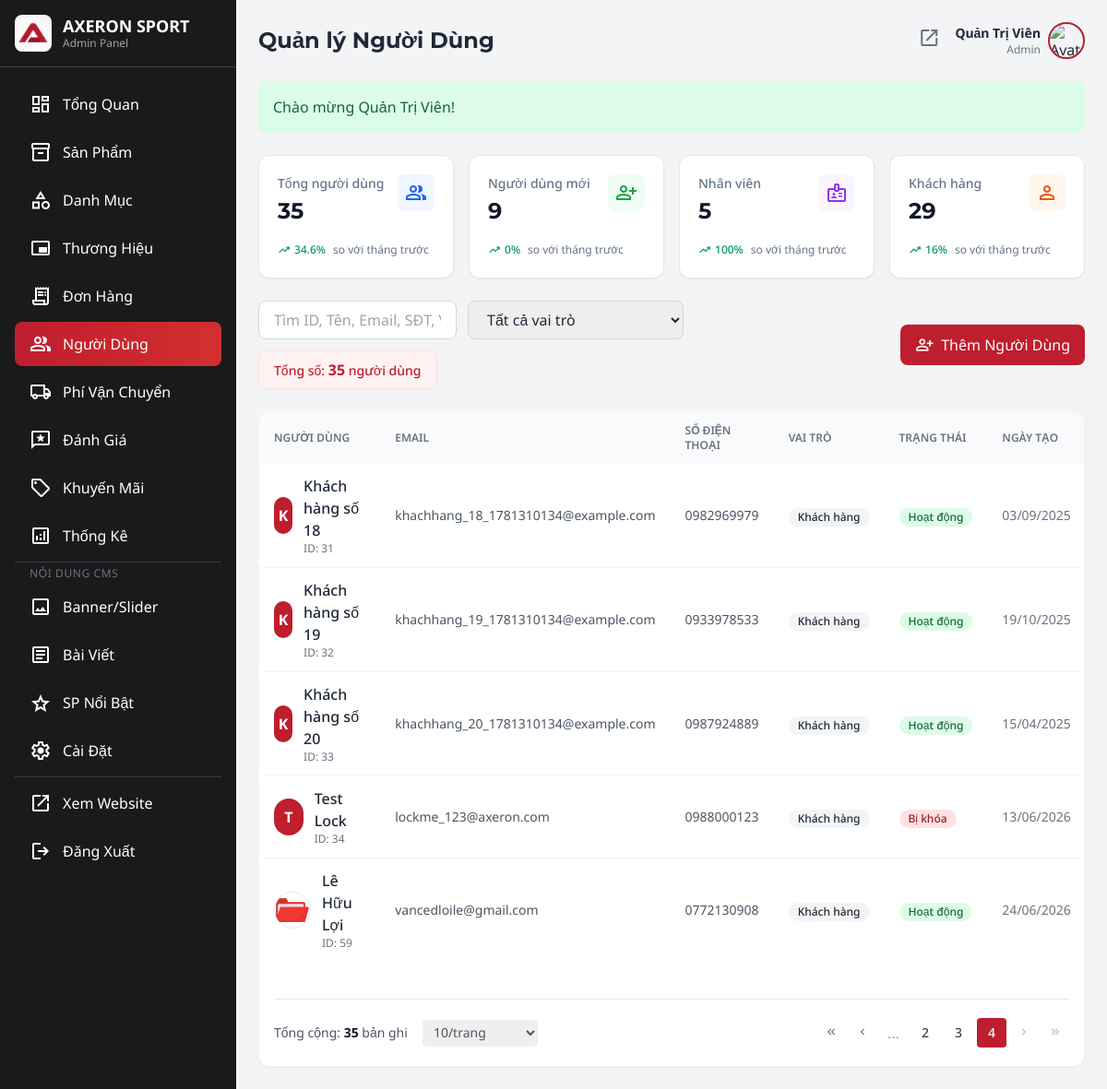
/admin/admin.php?action=users&limit=10&page=4 (signed in), run on the app's committed database.
### tables this page shows
CREATE TABLE `users` (
  `user_id` int(10) UNSIGNED NOT NULL,
  `role_id` tinyint(3) UNSIGNED NOT NULL DEFAULT 3 COMMENT '3=customer, 2=staff, 1=admin',
  `full_name` varchar(100) NOT NULL,
  `email` varchar(150) NOT NULL,
  `google_id` varchar(255) DEFAULT NULL,
  `facebook_id` varchar(255) DEFAULT NULL,
  `phone` varchar(15) DEFAULT NULL,
  `password_hash` varchar(255) DEFAULT NULL,
  `avatar_url` varchar(500) DEFAULT NULL,
  `gender` enum('male','female','other') DEFAULT NULL,
  `date_of_birth` date DEFAULT NULL,
  `is_active` tinyint(1) NOT NULL DEFAULT 1 COMMENT '1=hoat dong, 0=bi khoa',
  `is_deleted` tinyint(1) NOT NULL DEFAULT 0,
  `locked_until` datetime DEFAULT NULL COMMENT 'Khoa tam thoi sau nhieu lan dang nhap sai',
  `login_attempts` tinyint(3) UNSIGNED NOT NULL DEFAULT 0 COMMENT 'So lan dang nhap sai lien tiep',
  `remember_token` varchar(255) DEFAULT NULL COMMENT 'Token ghi nhớ đăng nhập',
  `email_verified` tinyint(1) NOT NULL DEFAULT 0,
  `created_at` datetime NOT NULL DEFAULT current_timestamp(),
  `updated_at` datetime NOT NULL DEFAULT current_timestamp() ON UPDATE current_timestamp(),
  `review_banned` tinyint(1) DEFAULT 0
);

CREATE TABLE `roles` (
  `role_id` tinyint(3) UNSIGNED NOT NULL,
  `role_name` varchar(50) NOT NULL COMMENT 'Ten vai tro: admin | staff | customer',
  `description` varchar(255) DEFAULT NULL
);

### config/database.php (called while the page is built, shortened)
<?php
class Database {
    private static $instance = null;
    private $connection;
    private function __construct() {
        try {
            $this->connection = new mysqli('p:' . DB_HOST, DB_USER, DB_PASS, DB_NAME, DB_PORT);
            $this->connection->set_charset('utf8mb4');
            $this->connection->query("SET NAMES 'utf8mb4' COLLATE 'utf8mb4_unicode_ci'");
        } catch (mysqli_sql_exception $e) {
            error_log("Database Connection Error: " . $e->getMessage());
            if (php_sapi_name() === 'cli' || !headers_sent()) {
                header('Content-Type: application/json');
                echo json_encode(['success' => false, 'message' => 'Không thể kết nối database. Vui lòng thử lại sau.']);
            }
            exit;
        }
    }
    public static function getInstance() {
        if (self::$instance === null) {
            self::$instance = new self();
        }
        return self::$instance;
    }
    public function query($sql, $params = []) {
        $stmt = $this->connection->prepare($sql);
        if (!empty($params)) {
            $types = str_repeat('s', count($params));
            $stmt->bind_param($types, ...$params);
        }
        $stmt->execute();
        return $stmt;
    }
    public function select($sql, $params = []) {
        $stmt = $this->query($sql, $params);
        $result = $stmt->get_result();
        $data = [];
        while ($row = $result->fetch_assoc()) {
            $data[] = $row;
        }
        return $data;
    }
    public function selectOne($sql, $params = []) {
        $stmt = $this->query($sql, $params);
        $result = $stmt->get_result();
        $data = $result->fetch_assoc();
        return $data;
    }
}
function db() {
    return Database::getInstance();
}

### admin/admin-users.php (the view, shortened to what this page needs)
<?php
$search = $_GET['search'] ?? '';
$limit = (int)($_GET['limit'] ?? 10);
$currentPage = (int)($_GET['page'] ?? 1);
$offset = ($currentPage - 1) * $limit;
$where = "WHERE u.is_deleted = 0";
$params = [];
$totalRecordsQuery = "
    SELECT COUNT(*) as count
    FROM users u
    $where
";
$totalRecords = $db->selectOne($totalRecordsQuery, $params)['count'] ?? 0;
$users = $db->select("
    SELECT u.*, r.role_name,
           TIMESTAMPDIFF(SECOND, NOW(), u.locked_until) as lockout_seconds
    FROM users u
    LEFT JOIN roles r ON u.role_id = r.role_id
    $where
    ORDER BY u.user_id ASC
    LIMIT $limit OFFSET $offset
", $params);
$thisMonthStart = date('Y-m-01');
$lastMonthStart = date('Y-m-01', strtotime('-1 month'));
$totalUsersCurrent = $db->selectOne("SELECT COUNT(*) as count FROM users WHERE is_deleted = 0")['count'];
$totalUsersPrev = $db->selectOne("SELECT COUNT(*) as count FROM users WHERE is_deleted = 0 AND created_at < ?", [$thisMonthStart])['count'];
$newUsersCurrent = $db->selectOne("SELECT COUNT(*) as count FROM users WHERE is_deleted = 0 AND created_at >= ?", [$thisMonthStart])['count'];
$newUsersPrev = $db->selectOne("SELECT COUNT(*) as count FROM users WHERE is_deleted = 0 AND created_at >= ? AND created_at < ?", [$lastMonthStart, $thisMonthStart])['count'];
$staffCurrent = $db->selectOne("SELECT COUNT(*) as count FROM users u JOIN roles r ON u.role_id = r.role_id WHERE u.is_deleted = 0 AND r.role_name LIKE 'staff%'")['count'];
$staffPrev = $db->selectOne("SELECT COUNT(*) as count FROM users u JOIN roles r ON u.role_id = r.role_id WHERE u.is_deleted = 0 AND r.role_name LIKE 'staff%' AND u.created_at < ?", [$thisMonthStart])['count'];
$customerCurrent = $db->selectOne("SELECT COUNT(*) as count FROM users u JOIN roles r ON u.role_id = r.role_id WHERE u.is_deleted = 0 AND r.role_name = 'customer'")['count'];
$customerPrev = $db->selectOne("SELECT COUNT(*) as count FROM users u JOIN roles r ON u.role_id = r.role_id WHERE u.is_deleted = 0 AND r.role_name = 'customer' AND u.created_at < ?", [$thisMonthStart])['count'];
function calculateUserTrend($current, $prev) {
    if ($prev == 0) return ['trend' => 'up', 'percent' => $current > 0 ? 100 : 0];
    $diff = $current - $prev;
    $percent = ($diff / $prev) * 100;
    return [
        'trend' => $diff >= 0 ? 'up' : 'down',
        'percent' => abs(round($percent, 1))
    ];
}
$userStats = [
    'total' => ['count' => $totalUsersCurrent, 'trend' => calculateUserTrend($totalUsersCurrent, $totalUsersPrev)],
    'new' => ['count' => $newUsersCurrent, 'trend' => calculateUserTrend($newUsersCurrent, $newUsersPrev)],
    'staff' => ['count' => $staffCurrent, 'trend' => calculateUserTrend($staffCurrent, $staffPrev)],
    'customer' => ['count' => $customerCurrent, 'trend' => calculateUserTrend($customerCurrent, $customerPrev)]
];
function renderStatCard($title, $value, $trendData, $icon, $colorClass, $bgColorClass) {
    $trendIcon = $trendData['trend'] === 'up' ? 'trending_up' : 'trending_down';
    $trendColor = $trendData['trend'] === 'up' ? 'text-emerald-600' : 'text-red-600';
    $percent = $trendData['percent'] . '%';
    return '
    <div class="rounded-xl border border-slate-200 bg-white p-5 shadow-sm">
        <div class="flex justify-between items-start">
            <div>
                <p class="text-sm font-medium text-slate-500">'.$title.'</p>
                <h3 class="mt-1 text-2xl font-bold text-slate-900">'.number_format($value).'</h3>
            </div>
            <div class="flex h-10 w-10 items-center justify-center rounded-lg '.$bgColorClass.' '.$colorClass.'">
                <span class="material-symbols-outlined">'.$icon.'</span>
            </div>
        </div>
        <div class="mt-4 flex items-center gap-2">
            <span class="flex items-center text-xs font-medium '.$trendColor.'">
                <span class="material-symbols-outlined !text-sm mr-1">'.$trendIcon.'</span>
                '.$percent.'
            </span>
            <span class="text-xs text-slate-500">so với tháng trước</span>
        </div>
    </div>';
}
?>
<div class="grid grid-cols-1 md:grid-cols-4 gap-4 mb-6">
    <?= renderStatCard('Tổng người dùng', $userStats['total']['count'], $userStats['total']['trend'], 'group', 'text-blue-600', 'bg-blue-50') ?>
    <?= renderStatCard('Người dùng mới', $userStats['new']['count'], $userStats['new']['trend'], 'person_add', 'text-green-600', 'bg-green-50') ?>
    <?= renderStatCard('Nhân viên', $userStats['staff']['count'], $userStats['staff']['trend'], 'badge', 'text-purple-600', 'bg-purple-50') ?>
    <?= renderStatCard('Khách hàng', $userStats['customer']['count'], $userStats['customer']['trend'], 'person', 'text-orange-600', 'bg-orange-50') ?>
</div>
<div class="mb-6 flex flex-col md:flex-row gap-4 justify-between items-start md:items-center">
    <div class="flex flex-col xl:flex-row gap-3 items-start xl:items-center">
        <form method="GET" class="flex gap-3 flex-wrap">
            <input type="text" name="search" placeholder="Tìm ID, Tên, Email, SĐT, Vai trò..." value="<?= htmlspecialchars($search) ?>"
                   class="px-4 py-2 border border-gray-300 rounded-lg focus:ring-2 focus:ring-axeron-red focus:border-transparent outline-none">
            <select name="role" class="px-4 py-2 border border-gray-300 rounded-lg" onchange="this.form.submit()">
                <option value="">Tất cả vai trò</option>
            </select>
        </form>
        <div class="px-4 py-2 bg-red-50 border border-red-100 rounded-lg text-sm font-medium text-axeron-red whitespace-nowrap">
            Tổng số: <strong class="text-base"><?= number_format($totalRecords) ?></strong> người dùng
        </div>
    </div>
    <a href="javascript:void(0)" onclick="openUserModal()"
       class="px-4 py-2 bg-axeron-red text-white rounded-lg hover:bg-red-700 transition-colors flex items-center gap-2 whitespace-nowrap">
        <span class="material-symbols-outlined text-xl">person_add</span>
        Thêm Người Dùng
    </a>
</div>
<div class="bg-white rounded-xl shadow-sm border border-gray-100 overflow-hidden">
    <div class="overflow-x-auto">
        <table class="w-full">
            <thead class="bg-gray-50">
                <tr>
                    <th class="px-4 py-3 text-left text-xs font-semibold text-gray-500 uppercase">Người dùng</th>
                    <th class="px-4 py-3 text-left text-xs font-semibold text-gray-500 uppercase">Email</th>
                    <th class="px-4 py-3 text-left text-xs font-semibold text-gray-500 uppercase">Số điện thoại</th>
                    <th class="px-4 py-3 text-left text-xs font-semibold text-gray-500 uppercase">Vai trò</th>
                    <th class="px-4 py-3 text-left text-xs font-semibold text-gray-500 uppercase">Trạng thái</th>
                    <th class="px-4 py-3 text-left text-xs font-semibold text-gray-500 uppercase">Ngày tạo</th>
                </tr>
            </thead>
            <tbody class="divide-y divide-gray-100">
                <?php foreach ($users as $user): ?>
                <tr class="hover:bg-gray-50">
                    <td class="px-4 py-3">
                        <div class="flex items-center gap-3">
                            <?php if (!empty($user['avatar_url'])): ?>
                                <?php
                                    $avatarPath = strpos($user['avatar_url'], 'http') === 0 ? htmlspecialchars($user['avatar_url']) : BASE_URL . '/' . ltrim(htmlspecialchars($user['avatar_url']), '/');
                                ?>
                                <img src="<?= $avatarPath ?>" alt="<?= htmlspecialchars($user['full_name']) ?>" class="w-10 h-10 rounded-full object-cover border border-gray-200">
                            <?php else: ?>
                                <div class="w-10 h-10 bg-axeron-red rounded-full flex items-center justify-center text-white font-bold">
                                    <?= strtoupper(substr($user['full_name'], 0, 1)) ?>
                                </div>
                            <?php endif; ?>
                            <div>
                                <p class="font-medium text-gray-800"><?= htmlspecialchars($user['full_name']) ?></p>
                                <p class="text-xs text-gray-500">ID: <?= $user['user_id'] ?></p>
                            </div>
                        </div>
                    </td>
                    <td class="px-4 py-3 text-sm text-gray-600"><?= htmlspecialchars($user['email']) ?></td>
                    <td class="px-4 py-3 text-sm text-gray-600"><?= htmlspecialchars($user['phone'] ?? 'N/A') ?></td>
                    <td class="px-4 py-3">
                        <?php
                        $roleClass = match($user['role_name']) {
                            'admin' => 'bg-red-100 text-red-800',
                            'staff', 'staff_accounts', 'staff_products', 'staff_orders', 'staff_analytics', 'staff_cms' => 'bg-blue-100 text-blue-800',
                            'customer' => 'bg-gray-100 text-gray-800',
                            default => 'bg-gray-100 text-gray-800'
                        };
                        $roleText = match($user['role_name']) {
                            'admin' => 'Admin',
                            'staff' => 'Nhân viên',
                            'customer' => 'Khách hàng',
                            'staff_accounts' => 'Nhân viên QL tài khoản',
                            'staff_products' => 'Nhân viên QL sản phẩm',
                            'staff_orders' => 'Nhân viên QL đơn hàng',
                            'staff_analytics' => 'Nhân viên QL thống kê',
                            'staff_cms' => 'Nhân viên QL trang chủ',
                            default => ucfirst($user['role_name'])
                        };
                        ?>
                        <span class="px-2.5 py-0.5 rounded-full text-xs font-medium inline-block whitespace-nowrap <?= $roleClass ?>"><?= $roleText ?></span>
                    </td>
                    <td class="px-4 py-3">
                        <?php if (!$user['is_active']): ?>
                        <span class="px-2.5 py-0.5 bg-red-100 text-red-800 rounded-full text-xs font-medium inline-block whitespace-nowrap">Bị khóa</span>
                        <?php else: ?>
                        <span class="px-2.5 py-0.5 bg-green-100 text-green-800 rounded-full text-xs font-medium inline-block whitespace-nowrap">Hoạt động</span>
                        <?php endif; ?>
                    </td>
                    <td class="px-4 py-3 text-sm text-gray-500"><?= date('d/m/Y', strtotime($user['created_at'])) ?></td>
                </tr>
                <?php endforeach; ?>
            </tbody>
        </table>
    </div>
    <div class="p-4">
        <?php include __DIR__ . '/includes/pagination.php'; ?>
    </div>
</div>

### admin/admin.php (style rules this page uses)
body { font-family: 'Noto Sans', sans-serif; }
h1, h2, h3, h4, h5, h6 { font-family: 'Montserrat', sans-serif; }
.material-symbols-outlined { font-variation-settings: 'FILL' 0, 'wght' 400, 'GRAD' 0, 'opsz' 24; }

### data on the page
users: full_name "K", full_name "Khách hàng số 18", user_id "31", email "khachhang_18_1781310134@example.com", phone "0982969979", role.role_name "Khách hàng", is_active "Hoạt động", created_at "03/09/2025"
users: full_name "K", full_name "Khách hàng số 19", user_id "32", email "khachhang_19_1781310134@example.com", phone "0933978533", role.role_name "Khách hàng", is_active "Hoạt động", created_at "19/10/2025"
users: full_name "K", full_name "Khách hàng số 20", user_id "33", email "khachhang_20_1781310134@example.com", phone "0987924889", role.role_name "Khách hàng", is_active "Hoạt động", created_at "15/04/2025"
users: full_name "T", full_name "Test Lock", user_id "34", email "lockme_123@axeron.com", phone "0988000123", role.role_name "Khách hàng", is_active "Bị khóa", created_at "13/06/2026"
users: avatar_url (picture), full_name "Lê Hữu Lợi", user_id "59", email "vancedloile@gmail.com", phone "0772130908", role.role_name "Khách hàng", is_active "Hoạt động", created_at "24/06/2026"

### other printed values
$adminSettings['site_name'] "AXERON SPORT"
$displayTitle "Quản lý Người Dùng"
$currentUser['full_name'] "Quản Trị Viên"
$flash['message'] "Chào mừng Quản Trị Viên!"
$title "Tổng người dùng Người dùng mới Nhân viên Khách hàng"
$value "35 9 5 29"
$percent "34.6% 0% 100% 16%"
$totalRecords "35"
form field limit "10/trang"
